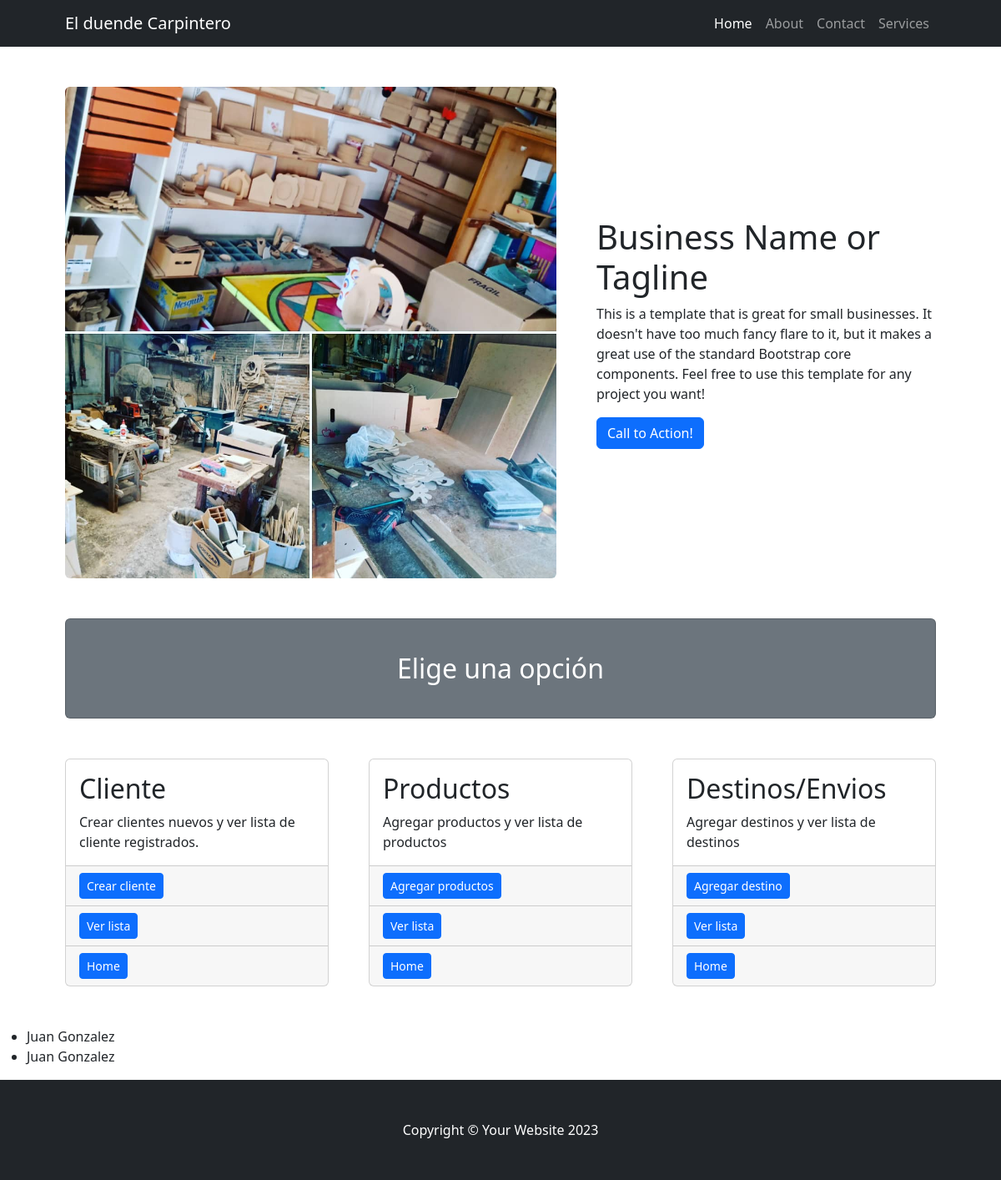
Page /cliente/ on the earlier database version.
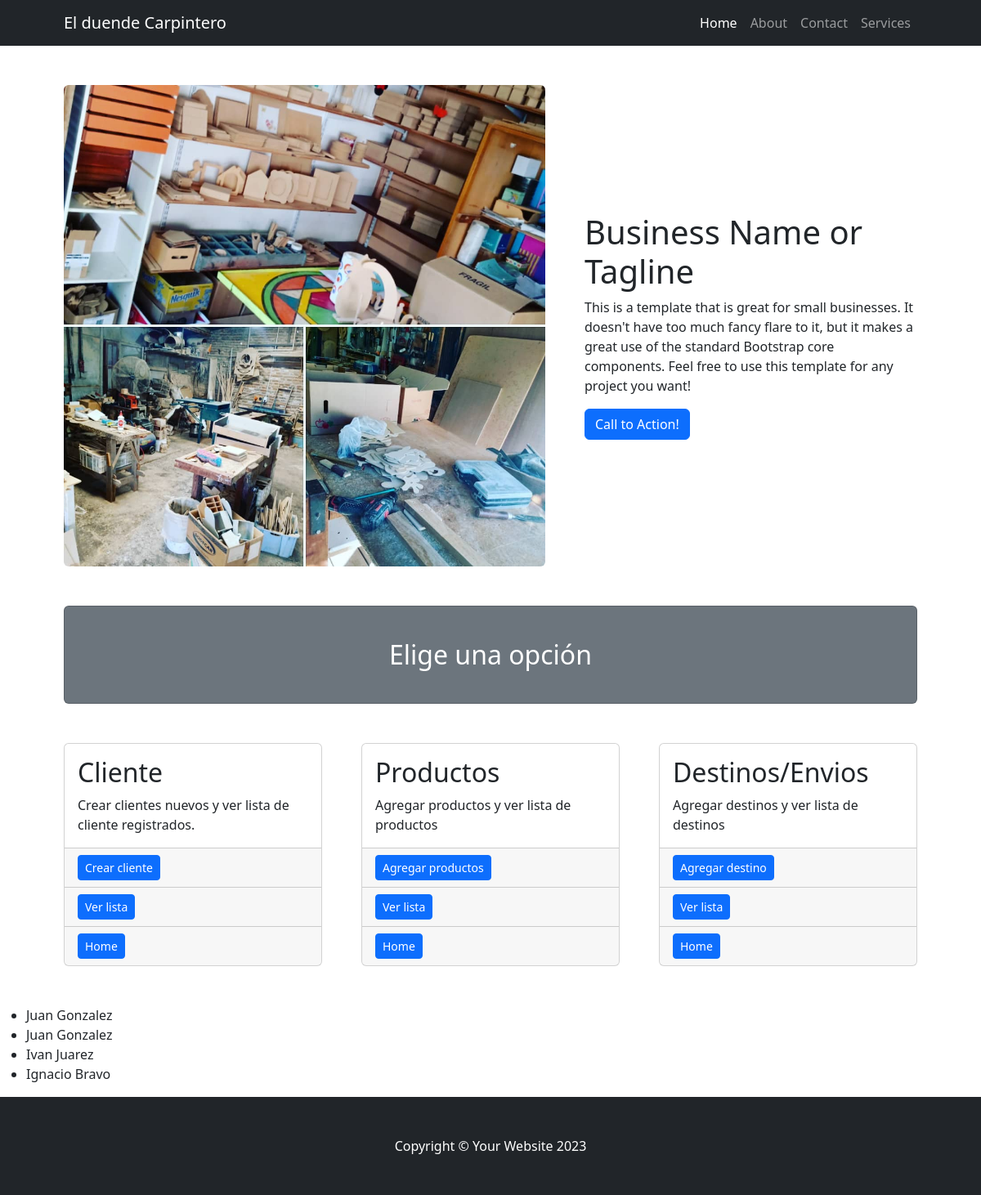
Same page on the later database version.
### cliente/models.py (models this page shows, shortened)
class Cliente(models.Model):
    nombre = models.CharField(max_length=100)
    apellido = models.CharField(max_length=100)
    nacimiento = models.DateField(null=True)
    pais_origen_id = models.ForeignKey(Pais, on_delete=models.SET_NULL,null=True,blank=True)

### cliente/views.py (the view)
# urls.py: path("", views.index, name="index"),
def index(request):
    clientes = models.Cliente.objects.all()
    return render(request, "cliente/index.html", {"clientes": clientes} )

### cliente/templates/cliente/index.html (shortened to what this page needs)
{% extends 'home/base.html' %}
{% block content %}
    <ul>
        {% for cliente in clientes %}
            <li>{{ cliente.nombre|capfirst }} {{ cliente.apellido|capfirst }}</li>
        {% endfor %}
    </ul>
{% endblock %}

### home/templates/home/base.html (shortened to what this page needs)
{% load static %}
<!DOCTYPE html>
<html lang="es">
    <head>
        <link href="{% static 'home/css/styles.css' %}" rel="stylesheet" />
    </head>
    <body>
        <nav class="navbar navbar-expand-lg navbar-dark bg-dark">
            <div class="container px-5">
                <a class="navbar-brand" href="#!">El duende Carpintero</a>
                <div class="collapse navbar-collapse" id="navbarSupportedContent">
                    <ul class="navbar-nav ms-auto mb-2 mb-lg-0">
                        <li class="nav-item"><a class="nav-link active" aria-current="page" href="#!">Home</a></li>
                        <li class="nav-item"><a class="nav-link" href="#!">About</a></li>
                        <li class="nav-item"><a class="nav-link" href="#!">Contact</a></li>
                        <li class="nav-item"><a class="nav-link" href="#!">Services</a></li>
                    </ul>
                </div>
            </div>
        </nav>
        <div class="container px-4 px-lg-5">
            <div class="row gx-4 gx-lg-5 align-items-center my-5">
                <div class="col-lg-7"><img class="img-fluid rounded mb-4 mb-lg-0" src="{% static 'home/imagenes/duende_carpintero.jpg' %}" alt="..." /></div>
                <div class="col-lg-5">
                    <h1 class="font-weight-light">Business Name or Tagline</h1>
                    <p>This is a template that is great for small businesses. It doesn't have too much fancy flare to it, but it makes a great use of the standard Bootstrap core components. Feel free to use this template for any project you want!</p>
                    <a class="btn btn-primary" href="#!">Call to Action!</a>
                </div>
            </div>
            <div class="card text-white bg-secondary my-5 py-4 text-center">
                <div class="card-body"><h2 class="text-white m-0"> Elige una opción </h2></div>
            </div>
            <div class="row gx-4 gx-lg-5">
                <div class="col-md-4 mb-5">
                    <div class="card h-100">
                        <div class="card-body">
                            <h2 class="card-title">Cliente</h2>
                            <p class="card-text">Crear clientes nuevos y ver lista de cliente registrados.</p>
                        </div>
                        <div class="card-footer"><a class="btn btn-primary btn-sm" href="{% url 'cliente:crear' %}">Crear cliente</a></div>
                        <div class="card-footer"><a class="btn btn-primary btn-sm" href="{% url 'cliente:index' %}">Ver lista</a></div>
                        <div class="card-footer"><a class="btn btn-primary btn-sm" href="{% url 'home:index' %}">Home</a></div>
                    </div>
                </div>
                <div class="col-md-4 mb-5">
                    <div class="card h-100">
                        <div class="card-body">
                            <h2 class="card-title">Productos</h2>
                            <p class="card-text">Agregar productos y ver lista de productos</p>
                        </div>
                        <div class="card-footer"><a class="btn btn-primary btn-sm" href="{% url 'productos:ingresar_producto' %}">Agregar productos</a></div>
                        <div class="card-footer"><a class="btn btn-primary btn-sm" href="{% url 'productos:index' %}">Ver lista</a></div>
                        <div class="card-footer"><a class="btn btn-primary btn-sm" href="{% url 'home:index' %}">Home</a></div>
                    </div>
                </div>
                <div class="col-md-4 mb-5">
                    <div class="card h-100">
                        <div class="card-body">
                            <h2 class="card-title">Destinos/Envios</h2>
                            <p class="card-text">Agregar destinos y ver lista de destinos</p>
                        </div>
                        <div class="card-footer"><a class="btn btn-primary btn-sm" href="{% url 'envios:agregar_destinos' %}">Agregar destino</a></div>
                        <div class="card-footer"><a class="btn btn-primary btn-sm" href="{% url 'envios:index' %}">Ver lista</a></div>
                        <div class="card-footer"><a class="btn btn-primary btn-sm" href="{% url 'home:index' %}">Home</a></div>
                    </div>
                </div>
            </div>
        </div>
        {% block content %}
        {% endblock content %}
        <footer class="py-5 bg-dark">
            <div class="container px-4 px-lg-5"><p class="m-0 text-center text-white">Copyright &copy; Your Website 2023</p></div>
        </footer>
    </body>
</html>

Differences in the rows shown:
added Cliente: nombre "Ivan", apellido "Juarez"
added Cliente: nombre "Ignacio", apellido "Bravo"
